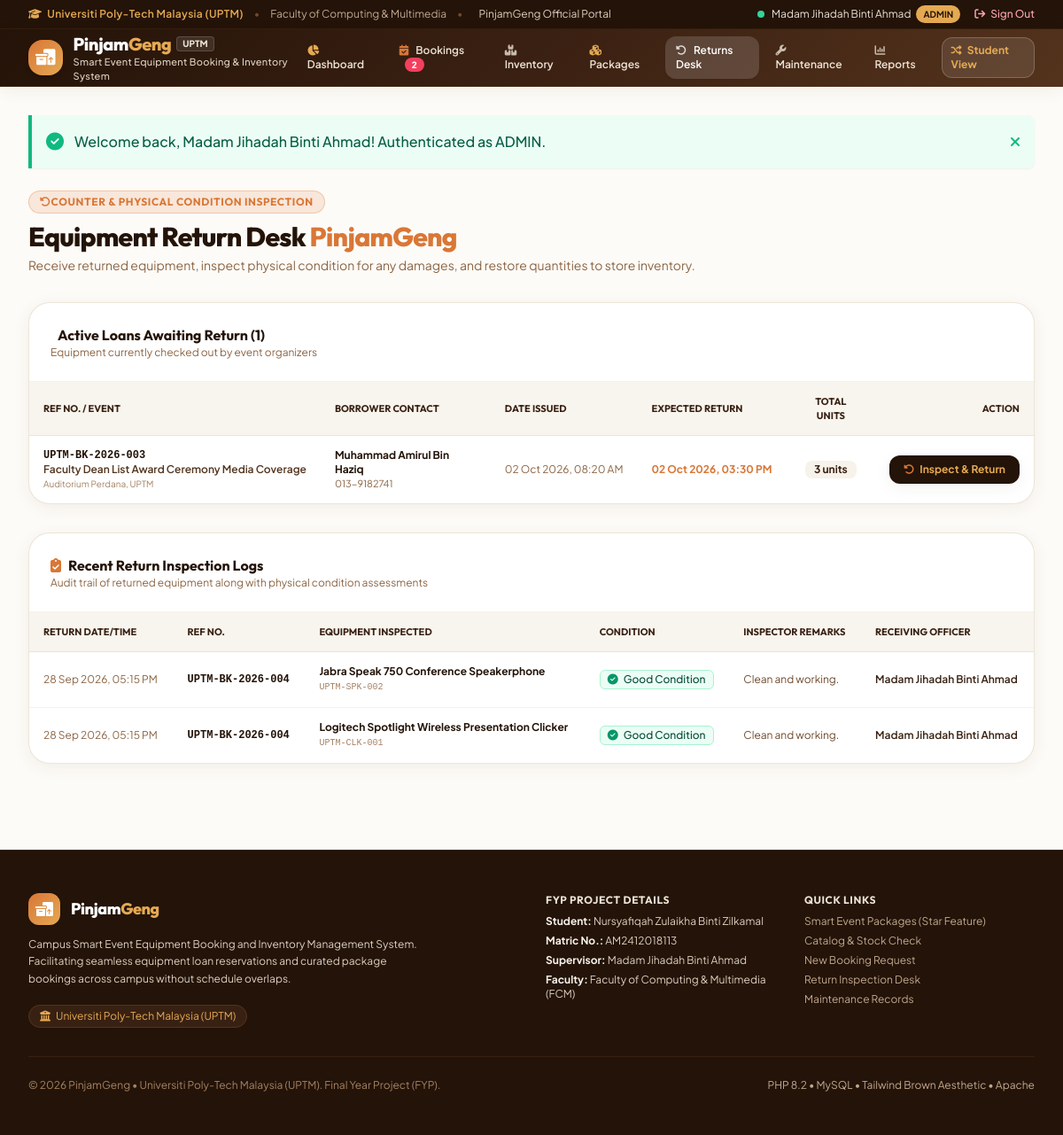
The app's page /admin/returns.php (signed in) with its own data.
### tables this page shows
CREATE TABLE `bookings` (
  `id` int(11) NOT NULL AUTO_INCREMENT,
  `booking_reference` varchar(30) NOT NULL,
  `user_id` int(11) NOT NULL,
  `package_id` int(11) DEFAULT NULL,
  `event_name` varchar(150) NOT NULL,
  `event_type` enum('Seminar','Workshop','Meeting','Photography','Sports','Other') NOT NULL,
  `event_location` varchar(150) NOT NULL,
  `expected_attendees` int(11) DEFAULT 0,
  `start_datetime` datetime NOT NULL,
  `end_datetime` datetime NOT NULL,
  `purpose` text NOT NULL,
  `status` enum('Pending','Approved','Rejected','Borrowed','Returned','Cancelled') DEFAULT 'Pending',
  `admin_remarks` text DEFAULT NULL,
  `approved_by` int(11) DEFAULT NULL,
  `approved_at` datetime DEFAULT NULL,
  `issued_at` datetime DEFAULT NULL,
  `returned_at` datetime DEFAULT NULL,
  `created_at` timestamp NOT NULL DEFAULT current_timestamp(),
  `updated_at` timestamp NOT NULL DEFAULT current_timestamp() ON UPDATE current_timestamp(),
  PRIMARY KEY (`id`),
  UNIQUE KEY `booking_reference` (`booking_reference`),
  KEY `user_id` (`user_id`),
  KEY `package_id` (`package_id`),
  KEY `approved_by` (`approved_by`),
  CONSTRAINT `bookings_ibfk_1` FOREIGN KEY (`user_id`) REFERENCES `users` (`id`) ON DELETE CASCADE,
  CONSTRAINT `bookings_ibfk_2` FOREIGN KEY (`package_id`) REFERENCES `packages` (`id`) ON DELETE SET NULL,
  CONSTRAINT `bookings_ibfk_3` FOREIGN KEY (`approved_by`) REFERENCES `users` (`id`) ON DELETE SET NULL
);

CREATE TABLE `users` (
  `id` int(11) NOT NULL AUTO_INCREMENT,
  `full_name` varchar(100) NOT NULL,
  `matric_staff_id` varchar(30) NOT NULL,
  `email` varchar(100) NOT NULL,
  `phone` varchar(20) NOT NULL,
  `role` enum('user','admin') DEFAULT 'user',
  `user_type` enum('student','lecturer','staff','committee') DEFAULT 'student',
  `faculty_department` varchar(100) DEFAULT 'Faculty of Computing & Multimedia',
  `password_hash` varchar(255) NOT NULL,
  `created_at` timestamp NOT NULL DEFAULT current_timestamp(),
  `updated_at` timestamp NOT NULL DEFAULT current_timestamp() ON UPDATE current_timestamp(),
  PRIMARY KEY (`id`),
  UNIQUE KEY `matric_staff_id` (`matric_staff_id`),
  UNIQUE KEY `email` (`email`)
);

CREATE TABLE `returns_log` (
  `id` int(11) NOT NULL AUTO_INCREMENT,
  `booking_id` int(11) NOT NULL,
  `equipment_id` int(11) NOT NULL,
  `received_by` int(11) NOT NULL,
  `return_datetime` datetime NOT NULL,
  `condition_on_return` enum('Good','Fair','Damaged','Lost') NOT NULL DEFAULT 'Good',
  `notes` text DEFAULT NULL,
  `created_at` timestamp NOT NULL DEFAULT current_timestamp(),
  PRIMARY KEY (`id`),
  KEY `booking_id` (`booking_id`),
  KEY `equipment_id` (`equipment_id`),
  KEY `received_by` (`received_by`),
  CONSTRAINT `returns_log_ibfk_1` FOREIGN KEY (`booking_id`) REFERENCES `bookings` (`id`) ON DELETE CASCADE,
  CONSTRAINT `returns_log_ibfk_2` FOREIGN KEY (`equipment_id`) REFERENCES `equipment` (`id`) ON DELETE CASCADE,
  CONSTRAINT `returns_log_ibfk_3` FOREIGN KEY (`received_by`) REFERENCES `users` (`id`) ON DELETE CASCADE
);

CREATE TABLE `equipment` (
  `id` int(11) NOT NULL AUTO_INCREMENT,
  `category_id` int(11) NOT NULL,
  `asset_tag` varchar(50) NOT NULL,
  `name` varchar(150) NOT NULL,
  `brand_model` varchar(100) DEFAULT NULL,
  `description` text DEFAULT NULL,
  `total_qty` int(11) NOT NULL DEFAULT 1,
  `available_qty` int(11) NOT NULL DEFAULT 1,
  `location` varchar(100) NOT NULL DEFAULT 'Main IT Store / AV Lab',
  `condition_status` enum('Good','Fair','Needs Maintenance','Damaged') DEFAULT 'Good',
  `item_status` enum('Available','Borrowed','Under Maintenance','Damaged','Reserved') DEFAULT 'Available',
  `image_url` varchar(255) DEFAULT NULL,
  `created_at` timestamp NOT NULL DEFAULT current_timestamp(),
  `updated_at` timestamp NOT NULL DEFAULT current_timestamp() ON UPDATE current_timestamp(),
  PRIMARY KEY (`id`),
  UNIQUE KEY `asset_tag` (`asset_tag`),
  KEY `category_id` (`category_id`),
  CONSTRAINT `equipment_ibfk_1` FOREIGN KEY (`category_id`) REFERENCES `categories` (`id`)
);

### admin/returns.php (the view, shortened to what this page needs)
<?php
require_once __DIR__ . '/../config/db.php';
require_once __DIR__ . '/../config/helpers.php';
$borrowedLoans = $pdo->query("
    SELECT b.*, u.full_name as applicant_name, u.matric_staff_id, u.phone as applicant_phone,
           (SELECT COUNT(*) FROM booking_items WHERE booking_id = b.id) as item_count,
           (SELECT SUM(quantity) FROM booking_items WHERE booking_id = b.id) as total_units
    FROM bookings b
    JOIN users u ON b.user_id = u.id
    WHERE b.status = 'Borrowed'
    ORDER BY b.end_datetime ASC
")->fetchAll();
$recentReturns = $pdo->query("
    SELECT rl.*, b.booking_reference, b.event_name, e.name as equipment_name, e.asset_tag, u.full_name as received_by_name
    FROM returns_log rl
    JOIN bookings b ON rl.booking_id = b.id
    JOIN equipment e ON rl.equipment_id = e.id
    JOIN users u ON rl.received_by = u.id
    ORDER BY rl.return_datetime DESC
    LIMIT 10
")->fetchAll();
include __DIR__ . '/../includes/header.php';
?>
<div class="max-w-7xl mx-auto px-4 sm:px-6 lg:px-8 py-8">
    <?php include __DIR__ . '/../includes/alerts.php'; ?>
    <div class="mb-8">
        <div class="inline-flex items-center space-x-2 px-3 py-1 rounded-full bg-caramel/15 text-caramel border border-caramel/30 text-xs font-bold uppercase tracking-wider mb-2 font-display">
            <i class="fa-solid fa-rotate-left"></i> Counter & Physical Condition Inspection
        </div>
        <h1 class="font-display text-2xl sm:text-3xl font-extrabold text-coffee-950 tracking-tight">
            Equipment Return Desk <span class="text-caramel">PinjamGeng</span>
        </h1>
        <p class="text-xs sm:text-sm text-coffee-600 mt-1">
            Receive returned equipment, inspect physical condition for any damages, and restore quantities to store inventory.
        </p>
    </div>
    <div class="bg-white rounded-3xl border border-coffee-200/90 shadow-warm overflow-hidden mb-8">
        <div class="p-6 border-b border-coffee-100 flex items-center justify-between">
            <div>
                <h2 class="font-display font-bold text-coffee-950 text-base flex items-center">
                    <i class="fa-solid fa-hand-holding-box mr-2 text-caramel"></i> Active Loans Awaiting Return (<?= count($borrowedLoans) ?>)
                </h2>
                <p class="text-xs text-coffee-600">Equipment currently checked out by event organizers</p>
            </div>
        </div>
        <?php if (empty($borrowedLoans)): ?>
            <div class="p-10 text-center text-coffee-400 text-xs">
                <i class="fa-solid fa-box-open text-4xl mb-2 text-caramel/40"></i>
                <p class="font-display font-bold text-coffee-900 text-sm">All equipment has been returned to storage!</p>
                <p class="text-coffee-500 mt-0.5">There are no active loans at this time.</p>
            </div>
        <?php else: ?>
            <div class="overflow-x-auto">
                <table class="w-full text-left text-xs text-coffee-800">
                    <thead class="bg-coffee-100/80 text-coffee-900 uppercase font-bold text-[11px] border-b border-coffee-200 font-display">
                        <tr>
                            <th class="py-3.5 px-4">Ref No. / Event</th>
                            <th class="py-3.5 px-4">Borrower Contact</th>
                            <th class="py-3.5 px-4">Date Issued</th>
                            <th class="py-3.5 px-4">Expected Return</th>
                            <th class="py-3.5 px-4 text-center">Total Units</th>
                            <th class="py-3.5 px-4 text-right">Action</th>
                        </tr>
                    </thead>
                    <tbody class="divide-y divide-coffee-100">
                        <?php foreach ($borrowedLoans as $bl): ?>
                            <tr class="hover:bg-coffee-50 transition-colors">
                                <td class="py-3.5 px-4">
                                    <span class="font-mono font-bold text-coffee-950 block"><?= sanitize($bl['booking_reference']) ?></span>
                                    <span class="font-semibold text-coffee-800 block truncate max-w-xs"><?= sanitize($bl['event_name']) ?></span>
                                    <span class="text-[10px] text-coffee-500"><?= sanitize($bl['event_location']) ?></span>
                                </td>
                                <td class="py-3.5 px-4">
                                    <span class="font-bold text-coffee-950 block"><?= sanitize($bl['applicant_name']) ?></span>
                                    <span class="text-[11px] text-coffee-600"><?= sanitize($bl['applicant_phone']) ?></span>
                                </td>
                                <td class="py-3.5 px-4 whitespace-nowrap text-coffee-600">
                                    <?= formatDateTime($bl['issued_at']) ?>
                                </td>
                                <td class="py-3.5 px-4 whitespace-nowrap">
                                    <span class="font-bold text-caramel block"><?= formatDateTime($bl['end_datetime'], 'd M Y, h:i A') ?></span>
                                </td>
                                <td class="py-3.5 px-4 text-center whitespace-nowrap">
                                    <span class="inline-flex items-center px-2.5 py-0.5 rounded-lg font-bold bg-coffee-100 text-coffee-900">
                                        <?= $bl['total_units'] ?> units
                                    </span>
                                </td>
                                <td class="py-3.5 px-4 text-right whitespace-nowrap">
                                    <a href="<?= base_url('admin/returns.php?booking_id=' . $bl['id']) ?>" class="px-4 py-2 rounded-xl text-xs font-bold bg-coffee-950 hover:bg-coffee-900 text-amber-gold shadow-warm transition-all inline-flex items-center active:scale-95">
                                        <i class="fa-solid fa-rotate-left mr-1.5 text-caramel"></i> Inspect & Return
                                    </a>
                                </td>
                            </tr>
                        <?php endforeach; ?>
                    </tbody>
                </table>
            </div>
        <?php endif; ?>
    </div>
    <div class="bg-white rounded-3xl border border-coffee-200/90 shadow-warm overflow-hidden">
        <div class="p-6 border-b border-coffee-100">
            <h2 class="font-display font-bold text-coffee-950 text-base flex items-center">
                <i class="fa-solid fa-clipboard-check mr-2 text-caramel"></i> Recent Return Inspection Logs
            </h2>
            <p class="text-xs text-coffee-600">Audit trail of returned equipment along with physical condition assessments</p>
        </div>
        <div class="overflow-x-auto">
            <table class="w-full text-left text-xs text-coffee-800">
                <thead class="bg-coffee-100/80 text-coffee-900 uppercase font-bold text-[11px] border-b border-coffee-200 font-display">
                    <tr>
                        <th class="py-3.5 px-4">Return Date/Time</th>
                        <th class="py-3.5 px-4">Ref No.</th>
                        <th class="py-3.5 px-4">Equipment Inspected</th>
                        <th class="py-3.5 px-4">Condition</th>
                        <th class="py-3.5 px-4">Inspector Remarks</th>
                        <th class="py-3.5 px-4">Receiving Officer</th>
                    </tr>
                </thead>
                <tbody class="divide-y divide-coffee-100">
                    <?php foreach ($recentReturns as $rr): ?>
                        <tr class="hover:bg-coffee-50 transition-colors">
                            <td class="py-3.5 px-4 whitespace-nowrap text-coffee-600">
                                <?= formatDateTime($rr['return_datetime']) ?>
                            </td>
                            <td class="py-3.5 px-4 font-mono font-bold text-coffee-950 whitespace-nowrap">
                                <?= sanitize($rr['booking_reference']) ?>
                            </td>
                            <td class="py-3.5 px-4">
                                <span class="font-bold text-coffee-950 block"><?= sanitize($rr['equipment_name']) ?></span>
                                <span class="font-mono text-[10px] text-coffee-500"><?= sanitize($rr['asset_tag']) ?></span>
                            </td>
                            <td class="py-3.5 px-4 whitespace-nowrap">
                                <?= conditionBadge($rr['condition_on_return']) ?>
                            </td>
                            <td class="py-3.5 px-4 text-coffee-700 max-w-xs truncate">
                                <?= sanitize($rr['notes'] ?: '-') ?>
                            </td>
                            <td class="py-3.5 px-4 text-coffee-900 font-semibold whitespace-nowrap">
                                <?= sanitize($rr['received_by_name']) ?>
                            </td>
                        </tr>
                    <?php endforeach; ?>
                </tbody>
            </table>
        </div>
    </div>
</div>
<?php include __DIR__ . '/../includes/footer.php'; ?>

### config/helpers.php (shortened to what this page needs)
<?php
function base_url(string $path = ''): string {
    $scriptName = str_replace('\\', '/', $_SERVER['SCRIPT_NAME'] ?? '');
    if (strpos($scriptName, '/smart_event_equipment') !== false) {
        $base = '/smart_event_equipment';
    } else {
        $base = '';
    }
    return ($base === '' ? '' : rtrim($base, '/')) . '/' . ltrim($path, '/');
}
function sanitize(?string $str): string {
    return htmlspecialchars(trim((string)$str), ENT_QUOTES, 'UTF-8');
}
function formatDateTime(?string $datetime, string $format = 'd M Y, h:i A'): string {
    try {
        $dt = new DateTime($datetime);
        return $dt->format($format);
    } catch (Exception $e) {
        return $datetime;
    }
}
function conditionBadge(string $condition): string {
    switch (strtoupper($condition)) {
        case 'GOOD':
            return '<span class="inline-flex items-center px-2 py-0.5 rounded-md text-xs font-medium bg-emerald-50 text-emerald-900 border border-emerald-200"><i class="fa-solid fa-circle-check mr-1.5 text-emerald-600"></i> Good Condition</span>';
    }
}

### includes/header.php (style rules this page uses)
body { font-family: 'Plus Jakarta Sans', sans-serif; }
.font-display { font-family: 'Outfit', sans-serif; }

### records on screen
bookings: booking_reference "UPTM-BK-2026-003", event_name "Faculty Dean List Award Ceremony Media Coverage", event_location "Auditorium Perdana, UPTM", user.full_name "Muhammad Amirul Bin Haziq", user.phone "013-9182741", issued_at "02 Oct 2026, 08:20 AM", end_datetime "02 Oct 2026, 03:30 PM", total_units "3"
returns_log: return_datetime "28 Sep 2026, 05:15 PM", booking.booking_reference "UPTM-BK-2026-004", equipment.name "Jabra Speak 750 Conference Speakerphone", equipment.asset_tag "UPTM-SPK-002", condition_on_return "Good" (drawn), notes "Clean and working.", received_by.full_name "Madam Jihadah Binti Ahmad"
returns_log: return_datetime "28 Sep 2026, 05:15 PM", booking.booking_reference "UPTM-BK-2026-004", equipment.name "Logitech Spotlight Wireless Presentation Clicker", equipment.asset_tag "UPTM-CLK-001", condition_on_return "Good" (drawn), notes "Clean and working.", received_by.full_name "Madam Jihadah Binti Ahmad"

### other values on screen
$user['name'] "Madam Jihadah Binti Ahmad"
$user['role'] "ADMIN"
$pendingCount "2"
getFlash('success') "Welcome back, Madam Jihadah Binti Ahmad! Authenticated as ADMIN."
count($borrowedLoans) "1"
